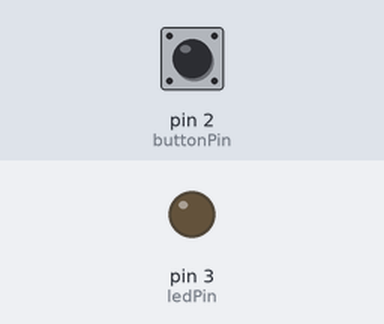
Recording of a sketch running on a simulated Arduino Uno, built with avr-gcc and run on an emulated ATmega328P. On the bench: output pins drawn as LEDs (lit = HIGH). Dashed ring = blinking. Inputs (shaded band) come from the test bench; at power-on: pin 2 (buttonPin) HIGH.

Above: at 1.2 s.
1.3 s: pin 2 (buttonPin) pulled LOW for 0.15 s
At 3.2 s:
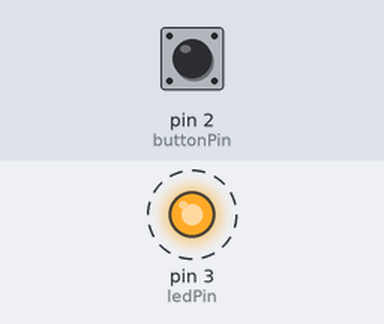
Timing chart, 0 to 10.4 s (numbered marks = the images above; inputs shaded):
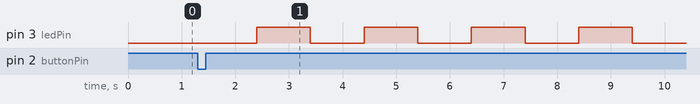

Measured:
- after the input at 1.3 s, pin 3 (ledPin): alternates HIGH for 1.0 s and LOW for 1.0 s, starting after 1.1 s

The sketch:

113AT0021_HW3-2.ino
```cpp
const int ledPin = 3;      // RGB LED color leg
const int buttonPin = 2;   // button pin

int mode = 1;              // 1–4
bool lastButtonState = HIGH;

void setup() {
  pinMode(ledPin, OUTPUT);
  pinMode(buttonPin, INPUT_PULLUP); // button → GND
}

void loop() {
  // --- handle button click ---
  bool reading = digitalRead(buttonPin);

  if (reading == LOW && lastButtonState == HIGH) {
    mode++;
    if (mode > 4) mode = 1; // loop back
    delay(100); // simple debounce
  }
  lastButtonState = reading;

  // --- LED behavior ---
  if (mode == 1) { // steady ON
    digitalWrite(ledPin, LOW); // LOW = ON
  } else if (mode == 2) { // slow blink
    digitalWrite(ledPin, LOW);
    delay(1000);
    digitalWrite(ledPin, HIGH);
    delay(1000);
  } else if (mode == 3) { // medium blink
    digitalWrite(ledPin, LOW);
    delay(500);
    digitalWrite(ledPin, HIGH);
    delay(500);
  } else if (mode == 4) { // fast blink
    digitalWrite(ledPin, LOW);
    delay(200);
    digitalWrite(ledPin, HIGH);
    delay(200);
  }
}
```
